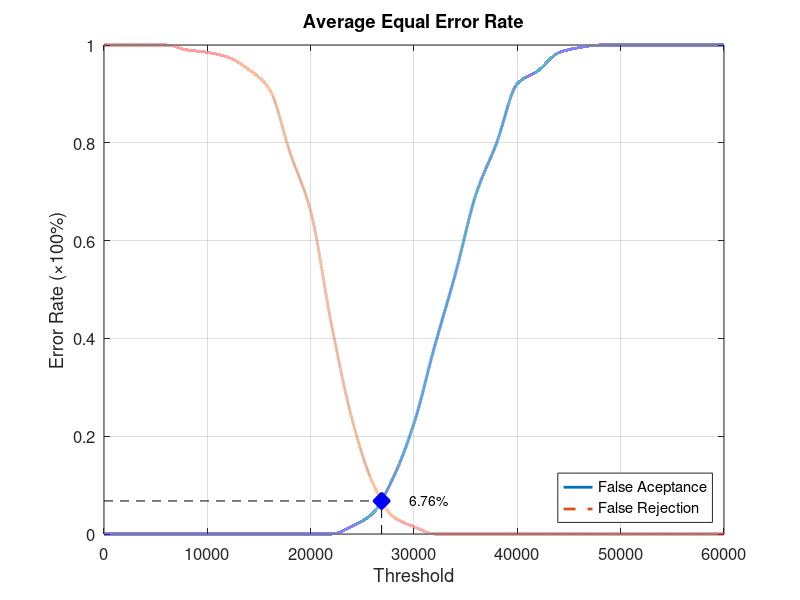
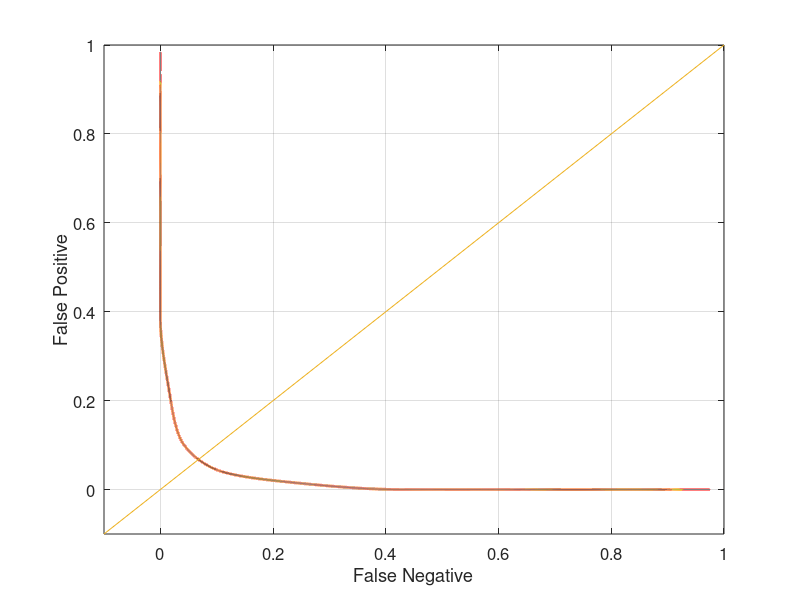

Recreate these plots in MATLAB, in order.
function yEER = Database2_4
close all;
clear;
clc;
x = 0:2000:60000;
xq = 0:0.5:60000;

y0 = [0 0 0 0 0 0 0 0 0 0 0 0 0.0157895 0.0421053 0.115789 0.226316 0.384211 0.531579 0.694737 0.8 0.921053 0.947368 0.984211 0.994737 1 1 1 1 1 1 1];
yy0 = interp1(x, y0, xq, 'pchip');
y1 = [1 1 1 1 0.99 0.985 0.975 0.95 0.91 0.78 0.66 0.43 0.235 0.105 0.035 0.015 0 0 0 0 0 0 0 0 0 0 0 0 0 0 0];
yy1 = interp1(x, y1, xq, 'pchip');

% Calculating EER: 
y2 = abs(y0 - y1);
find(y2 == min(y2))
yy2 = abs(yy0 - yy1);
xEER = find(yy2 == min(yy2));
xEERIndex = xq(xEER) % X-axis EER
yEER = yy0(xEER) % Y-axis EER

main = figure
plot(xq, yy0,'-','LineWidth', 2);	hold on
plot(xq, yy1,'--','LineWidth', 2);	hold on
plot([xEERIndex xEERIndex], [0 yEER], 'k--');	hold on
plot([0 xEERIndex], [yEER yEER], 'k--');	hold on
plot(xEERIndex, yEER, 'bx', 'LineWidth', 10);	hold on
text(xEERIndex + 10 * xEERIndex / 100, yEER, [num2str(round((10000 * yEER)) / 100) '%'])
legend('False Aceptance', 'False Rejection', 'Location', 'SouthEast')
xlabel('Threshold')
ylabel('Error Rate (\times100%)')
title('Average Equal Error Rate')
set(gca, 'FontSize', 12)
axis([0 60000 0 1])
grid on

print(main, 'Database2_4Main', '-dpng');
FNRxFPR = figure('Color', [1 1 1]);
plot(yy1, yy0, '-', yy1, yy0, 'LineWidth', 2);
hold on
y = -0.1:0.1:1
plot(y, y); 
set(gca, 'FontSize', 12)
xlabel('False Negative')
ylabel('False Positive')
axis([-0.1 1 -0.1 1])
set(gca, 'FontSize', 12)
grid on

print(FNRxFPR, 'Database2_4FNRxFPR','-dpng');
end
